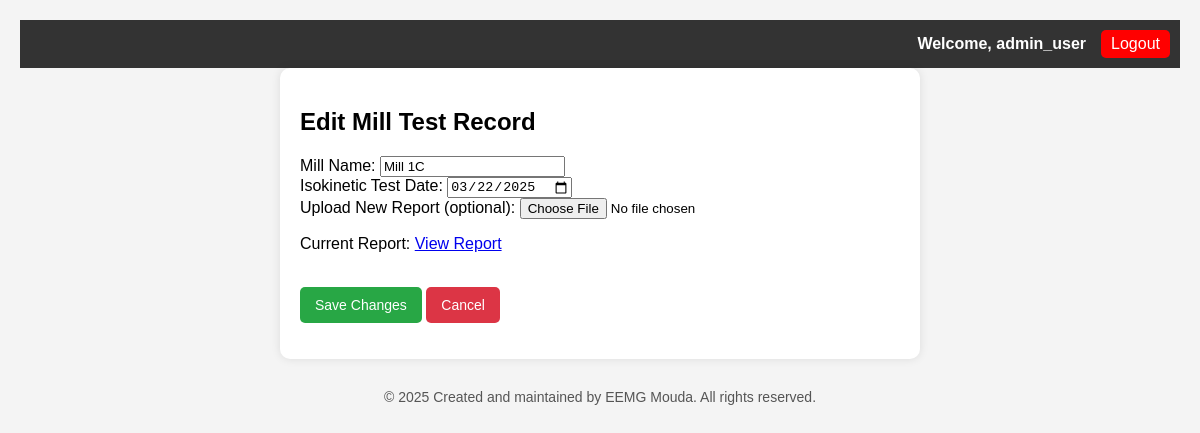
Page /edit_record.php?id=14 (signed in) on the committed database.
### tables this page shows
CREATE TABLE `users` (
  `id` int NOT NULL,
  `username` varchar(100) NOT NULL,
  `password` varchar(255) NOT NULL,
  `is_admin` tinyint(1) NOT NULL DEFAULT '0'
);

CREATE TABLE `mill_tests` (
  `id` int NOT NULL,
  `mill` varchar(255) NOT NULL,
  `test_date` date NOT NULL,
  `report_path` varchar(255) DEFAULT NULL
);

### edit_record.php (the view, shortened to what this page needs)
<?php include 'header.php'; ?>
<?php
require 'config.php';
$id = $_GET['id'];
$stmt = $pdo->prepare("SELECT * FROM mill_tests WHERE id = ?");
$stmt->execute([$id]);
$record = $stmt->fetch();
?>
<!DOCTYPE html>
<html>
<head>
</head>
<body>
    <div class="container">
        <h2>Edit Mill Test Record</h2>
        <form method="post" enctype="multipart/form-data">
            <label>Mill Name:</label>
            <input type="text" name="mill" value="<?= htmlspecialchars($record['mill']) ?>" required>
            <br>
            <label>Isokinetic Test Date:</label>
            <input type="date" name="test_date" value="<?= $record['test_date'] ?>" required>
            <br>
            <label>Upload New Report (optional):</label>
            <input type="file" name="report" accept="application/pdf">
            <br>
            <?php if ($record['report_path']): ?>
                <p>Current Report: <a href="<?= $record['report_path'] ?>" target="_blank">View Report</a></p>
            <?php endif; ?>
            <br>
            <button type="submit" class="btn btn-save">Save Changes</button>
            <a href="dashboard.php" class="btn btn-cancel">Cancel</a>
        </form>
    </div>
    <?php include 'footer.php'; ?>
</body>
</html>

### header.php (shortened to what this page needs)
<?php
require 'config.php';
if (isset($_SESSION['user_id'])) {
    $stmt = $pdo->prepare("SELECT username FROM users WHERE id = ?");
    $stmt->execute([$_SESSION['user_id']]);
    $user = $stmt->fetch();
    $username = $user['username'] ?? 'User';
}
?>
<div class="topbar">
    <?php if (isset($_SESSION['user_id'])): ?>
        <span class="username">Welcome, <?= htmlspecialchars($username) ?></span>
        <a href="logout.php" class="btn-logout">Logout</a>
    <?php endif; ?>
</div>

### header.php (style rules this page uses)
.topbar { background: #333; color: white; padding: 10px; display: flex; justify-content: flex-end; align-items: center; }
.username { margin-right: 15px; font-weight: bold; }
.btn-logout { background: red; color: white; padding: 5px 10px; text-decoration: none; border-radius: 5px; }

### edit_record.php (style rules this page uses)
body { font-family: Arial, sans-serif; background-color: #f4f4f4; margin: 0; padding: 20px; }
.container { max-width: 600px; margin: auto; background: white; padding: 20px; border-radius: 10px; box-shadow: 0 0 10px rgba(0, 0, 0, 0.1); }
.btn { padding: 10px 15px; border: none; border-radius: 5px; cursor: pointer; text-decoration: none; font-size: 14px; }
.btn-save { background-color: #28a745; color: white; }
.btn-cancel { background-color: #dc3545; color: white; }

### rows in the picture
users: username "admin_user"
mill_tests: mill "Mill 1C", test_date "03/22/2025"
